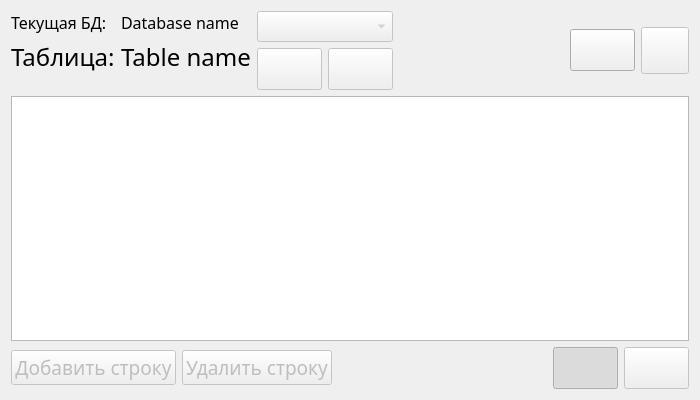
<?xml version="1.0" encoding="UTF-8"?>
<ui version="4.0">
 <class>managerDBForm</class>
 <widget class="QWidget" name="managerDBForm">
  <property name="geometry">
   <rect>
    <x>0</x>
    <y>0</y>
    <width>700</width>
    <height>400</height>
   </rect>
  </property>
  <property name="font">
   <font>
    <family>Noto Sans</family>
    <pointsize>18</pointsize>
    <weight>50</weight>
    <italic>false</italic>
    <bold>false</bold>
   </font>
  </property>
  <property name="windowTitle">
   <string>Просмотр и редактирование базы данных</string>
  </property>
  <property name="windowIcon">
   <iconset resource="Resources.qrc">
    <normaloff>:/Resources/Logo.jpg</normaloff>:/Resources/Logo.jpg</iconset>
  </property>
  <layout class="QGridLayout" name="gridLayout">
   <item row="0" column="0">
    <layout class="QHBoxLayout" name="horizontalLayout_3">
     <item>
      <layout class="QFormLayout" name="formLayout">
       <item row="0" column="0">
        <widget class="QLabel" name="labelDBInfo">
         <property name="font">
          <font>
           <family>Noto Sans</family>
           <pointsize>12</pointsize>
           <weight>50</weight>
           <italic>false</italic>
           <bold>false</bold>
          </font>
         </property>
         <property name="text">
          <string>Текущая БД:</string>
         </property>
        </widget>
       </item>
       <item row="0" column="1">
        <widget class="QLabel" name="labelDBName">
         <property name="font">
          <font>
           <family>Noto Sans</family>
           <pointsize>12</pointsize>
           <weight>50</weight>
           <italic>false</italic>
           <bold>false</bold>
          </font>
         </property>
         <property name="text">
          <string>Database name</string>
         </property>
        </widget>
       </item>
       <item row="1" column="0">
        <widget class="QLabel" name="labelTableInfo">
         <property name="text">
          <string>Таблица:</string>
         </property>
        </widget>
       </item>
       <item row="1" column="1">
        <widget class="QLabel" name="labelTableName">
         <property name="text">
          <string>Table name</string>
         </property>
        </widget>
       </item>
      </layout>
     </item>
     <item>
      <layout class="QVBoxLayout" name="verticalLayout">
       <item>
        <widget class="QComboBox" name="comboBoxTables">
         <property name="enabled">
          <bool>false</bool>
         </property>
         <property name="font">
          <font>
           <family>Noto Sans</family>
           <pointsize>12</pointsize>
           <weight>50</weight>
           <italic>false</italic>
           <bold>false</bold>
          </font>
         </property>
         <property name="sizeAdjustPolicy">
          <enum>QComboBox::AdjustToContents</enum>
         </property>
        </widget>
       </item>
       <item>
        <layout class="QHBoxLayout" name="horizontalLayout_2">
         <item>
          <widget class="QPushButton" name="buttonSubmitChanges">
           <property name="enabled">
            <bool>false</bool>
           </property>
           <property name="text">
            <string/>
           </property>
           <property name="icon">
            <iconset resource="Resources.qrc">
             <normaloff>:/Resources/Save.png</normaloff>:/Resources/Save.png</iconset>
           </property>
           <property name="iconSize">
            <size>
             <width>20</width>
             <height>20</height>
            </size>
           </property>
          </widget>
         </item>
         <item>
          <widget class="QPushButton" name="buttonRevertChanges">
           <property name="enabled">
            <bool>false</bool>
           </property>
           <property name="text">
            <string/>
           </property>
           <property name="icon">
            <iconset resource="Resources.qrc">
             <normaloff>:/Resources/Cancel.png</normaloff>:/Resources/Cancel.png</iconset>
           </property>
           <property name="iconSize">
            <size>
             <width>20</width>
             <height>20</height>
            </size>
           </property>
          </widget>
         </item>
        </layout>
       </item>
      </layout>
     </item>
     <item>
      <layout class="QHBoxLayout" name="horizontalLayout">
       <item>
        <spacer name="horizontalSpacer">
         <property name="orientation">
          <enum>Qt::Horizontal</enum>
         </property>
         <property name="sizeHint" stdset="0">
          <size>
           <width>40</width>
           <height>20</height>
          </size>
         </property>
        </spacer>
       </item>
       <item>
        <widget class="QPushButton" name="buttonRefresh">
         <property name="enabled">
          <bool>true</bool>
         </property>
         <property name="text">
          <string/>
         </property>
         <property name="icon">
          <iconset resource="Resources.qrc">
           <normaloff>:/Resources/Refresh.png</normaloff>:/Resources/Refresh.png</iconset>
         </property>
         <property name="iconSize">
          <size>
           <width>30</width>
           <height>30</height>
          </size>
         </property>
        </widget>
       </item>
       <item>
        <widget class="QToolButton" name="TbuttonOptions">
         <property name="enabled">
          <bool>false</bool>
         </property>
         <property name="text">
          <string/>
         </property>
         <property name="icon">
          <iconset resource="Resources.qrc">
           <normaloff>:/Resources/Options.png</normaloff>:/Resources/Options.png</iconset>
         </property>
         <property name="iconSize">
          <size>
           <width>40</width>
           <height>40</height>
          </size>
         </property>
        </widget>
       </item>
      </layout>
     </item>
    </layout>
   </item>
   <item row="1" column="0">
    <widget class="QTableView" name="tableView">
     <property name="font">
      <font>
       <family>Noto Sans</family>
       <pointsize>14</pointsize>
       <weight>50</weight>
       <italic>false</italic>
       <bold>false</bold>
      </font>
     </property>
    </widget>
   </item>
   <item row="2" column="0">
    <layout class="QHBoxLayout" name="horizontalLayout_4">
     <item>
      <widget class="QPushButton" name="buttonAddRow">
       <property name="enabled">
        <bool>false</bool>
       </property>
       <property name="font">
        <font>
         <family>Noto Sans</family>
         <pointsize>14</pointsize>
         <weight>50</weight>
         <italic>false</italic>
         <bold>false</bold>
        </font>
       </property>
       <property name="text">
        <string>Добавить строку</string>
       </property>
      </widget>
     </item>
     <item>
      <widget class="QPushButton" name="buttonDelRow">
       <property name="enabled">
        <bool>false</bool>
       </property>
       <property name="font">
        <font>
         <family>Noto Sans</family>
         <pointsize>14</pointsize>
         <weight>50</weight>
         <italic>false</italic>
         <bold>false</bold>
        </font>
       </property>
       <property name="text">
        <string>Удалить строку</string>
       </property>
      </widget>
     </item>
     <item>
      <spacer name="horizontalSpacer_2">
       <property name="orientation">
        <enum>Qt::Horizontal</enum>
       </property>
       <property name="sizeHint" stdset="0">
        <size>
         <width>40</width>
         <height>20</height>
        </size>
       </property>
      </spacer>
     </item>
     <item>
      <widget class="QPushButton" name="buttonReadOnly">
       <property name="text">
        <string/>
       </property>
       <property name="icon">
        <iconset resource="Resources.qrc">
         <normaloff>:/Resources/Locked.png</normaloff>:/Resources/Locked.png</iconset>
       </property>
       <property name="iconSize">
        <size>
         <width>30</width>
         <height>30</height>
        </size>
       </property>
       <property name="checkable">
        <bool>true</bool>
       </property>
       <property name="checked">
        <bool>true</bool>
       </property>
      </widget>
     </item>
     <item>
      <widget class="QPushButton" name="buttonSQLQuery">
       <property name="enabled">
        <bool>false</bool>
       </property>
       <property name="text">
        <string/>
       </property>
       <property name="icon">
        <iconset resource="Resources.qrc">
         <normaloff>:/Resources/Query.png</normaloff>:/Resources/Query.png</iconset>
       </property>
       <property name="iconSize">
        <size>
         <width>70</width>
         <height>70</height>
        </size>
       </property>
      </widget>
     </item>
    </layout>
   </item>
  </layout>
 </widget>
 <resources>
  <include location="Resources.qrc"/>
 </resources>
 <connections/>
</ui>
